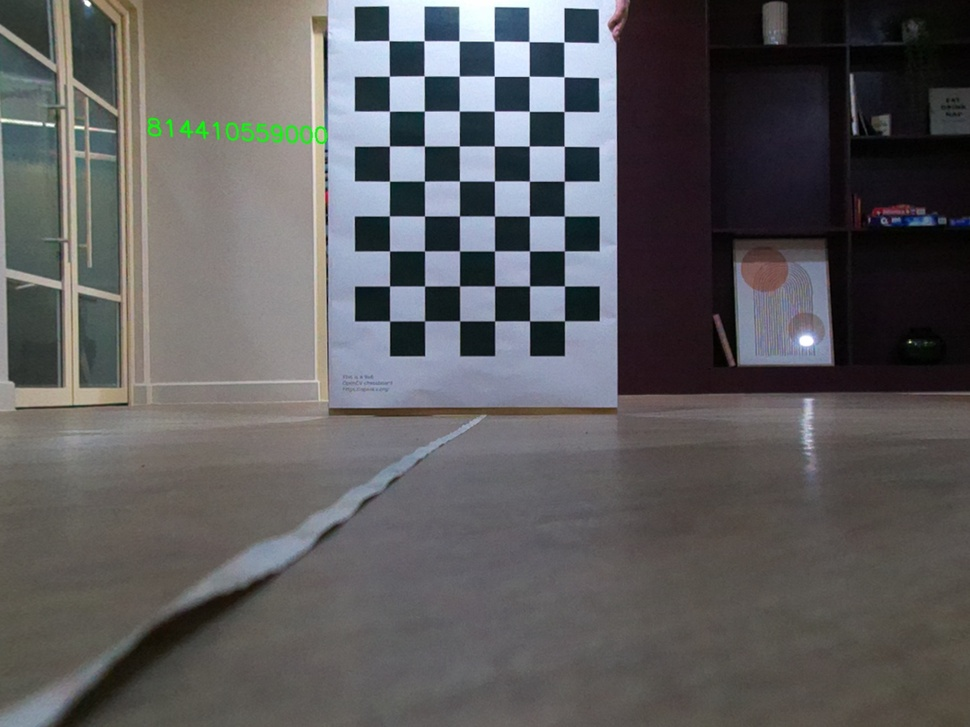
#> input picture peripheral_code/Reconstruct3DModelDevelopment/archive/stereo_calibration/test_left.jpeg, 970 x 727 px, shrunk from 1440 x 1080 before the run
$ jupyter execute stereo_measurements.ipynb
#> lines starting #> are read from the running program, lines starting #| are printed output that depends on the picture; after the words box and inside, x2 and y2 are one past the last pixel; in counts of white or black regions, pixels touching at a corner belong together; long printed decimals are rounded
[cell 1]
import cv2
import numpy as np

[cell 2]
left_rectified  = cv2.imread(r'./test_left.jpeg')
#> left_rectified is the input picture: shape (727, 970, 3); mean B, G, R 92.7, 91.6, 92.8
right_rectified  = cv2.imread(r'./test_right.jpeg')
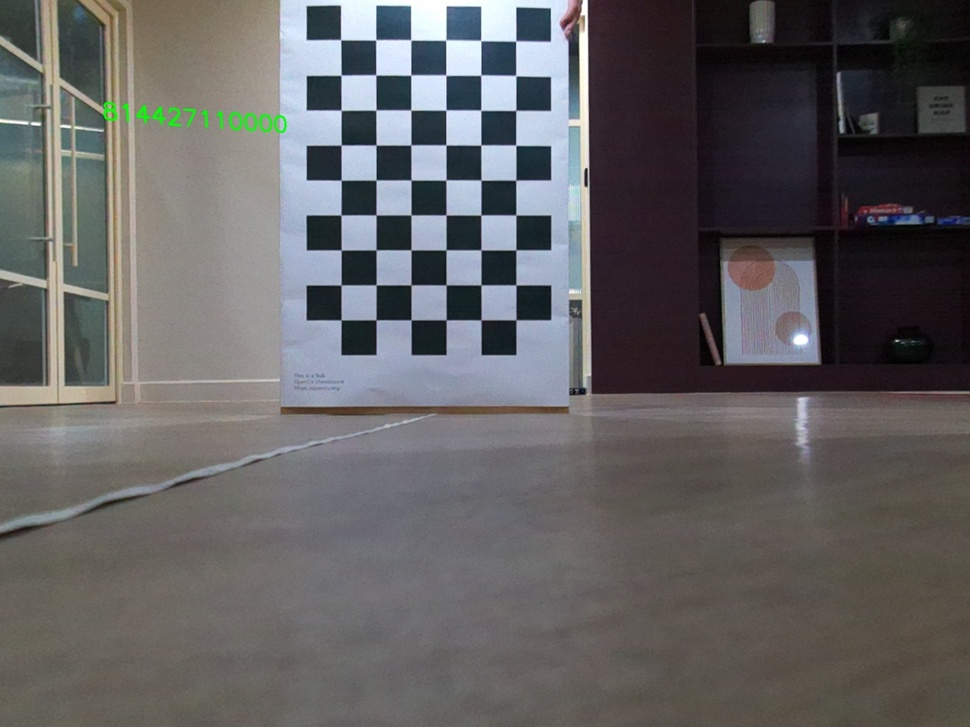
#> input picture peripheral_code/Reconstruct3DModelDevelopment/archive/stereo_calibration/test_right.jpeg, 970 x 727 px, shrunk from 1440 x 1080 before the run
#> right_rectified is the input picture: shape (727, 970, 3); mean B, G, R 97.6, 96.8, 98.3

PATTERN_SIZE = (9,6)
criteria = (cv2.TERM_CRITERIA_EPS+cv2.TERM_CRITERIA_MAX_ITER, 30, 1e-3)

res_left, corners_left = cv2.findChessboardCorners(left_rectified, PATTERN_SIZE)
#> res_left = True; corners_left = 54 rows, first 8: [564, 41.92], [564.1, 76.88], [564, 111.5], [564.3, 146.2], [564.3, 181.2], [564.3, 216.2], [564.3, 250.9], [564.5, 286]
res_right, corners_right = cv2.findChessboardCorners(right_rectified, PATTERN_SIZE)
#> res_right = True; corners_right = 54 rows, first 8: [515.7, 41.02], [515.9, 75.75], [515.6, 110.5], [515.8, 145.2], [515.7, 180.3], [515.8, 215], [515.9, 249.8], [515.9, 284.9]


cv2.drawChessboardCorners(left_rectified, (9,6), corners_left, res_left)
#> left_rectified: shape (727, 970, 3); 1.89% of pixels changed, all inside (x1, y1, x2, y2) = (383, 35, 572, 328)
cv2.drawChessboardCorners(right_rectified, (9,6), corners_right, res_right)
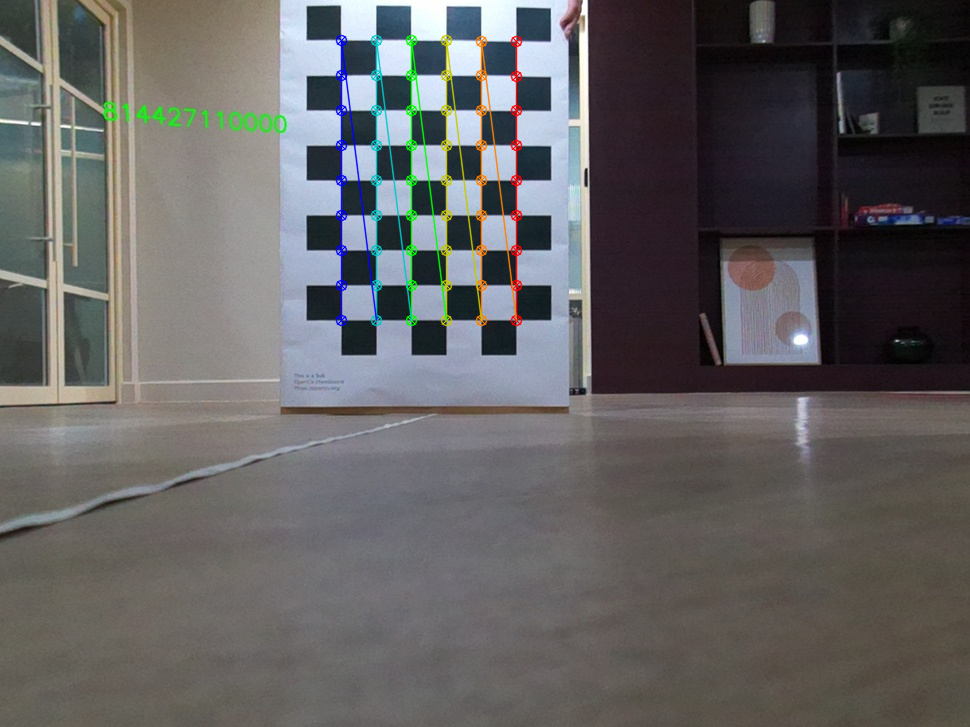
#> right_rectified: shape (727, 970, 3); 1.89% of pixels changed, all inside (x1, y1, x2, y2) = (335, 34, 523, 327)


x = int(corners_left[0][0][0])
#> x = 564
y = int(corners_left[0][0][1])
#> y = 41
cv2.circle(left_rectified, (x, y), 4, (255, 255, 255), 2, 2)
#> left_rectified: shape (727, 970, 3); mean B, G, R 92.2, 91.8, 92.8
x = int(corners_left[1][0][0])
y = int(corners_left[1][0][1])
#> y = 76
cv2.circle(left_rectified, (x, y), 4, (0, 255, 255), 2, 2)
#> left_rectified: shape (727, 970, 3); mean B, G, R 92.1, 91.8, 92.8
print(x, y)
#| 564 76
x = int(corners_right[0][0][0])
#> x = 515
y = int(corners_right[0][0][1])
#> y = 41
cv2.circle(right_rectified, (x, y), 4, (255, 255, 255), 2, 2)
#> right_rectified: shape (727, 970, 3); 0.01% of pixels changed, all inside (x1, y1, x2, y2) = (510, 36, 521, 47)
x = int(corners_right[1][0][0])
y = int(corners_right[1][0][1])
#> y = 75
cv2.circle(right_rectified, (x, y), 4, (0, 255, 255), 2, 2)
#> right_rectified: shape (727, 970, 3); mean B, G, R 97, 97, 98.3
print(x, y)
#| 515 75
cv2.imshow('left_rectified', left_rectified)
cv2.imshow('right_rectified', right_rectified)
cv2.waitKey(0)
cv2.destroyAllWindows()

[cell 3]
left_rectified  = cv2.imread(r'./Test4_left.jpeg')
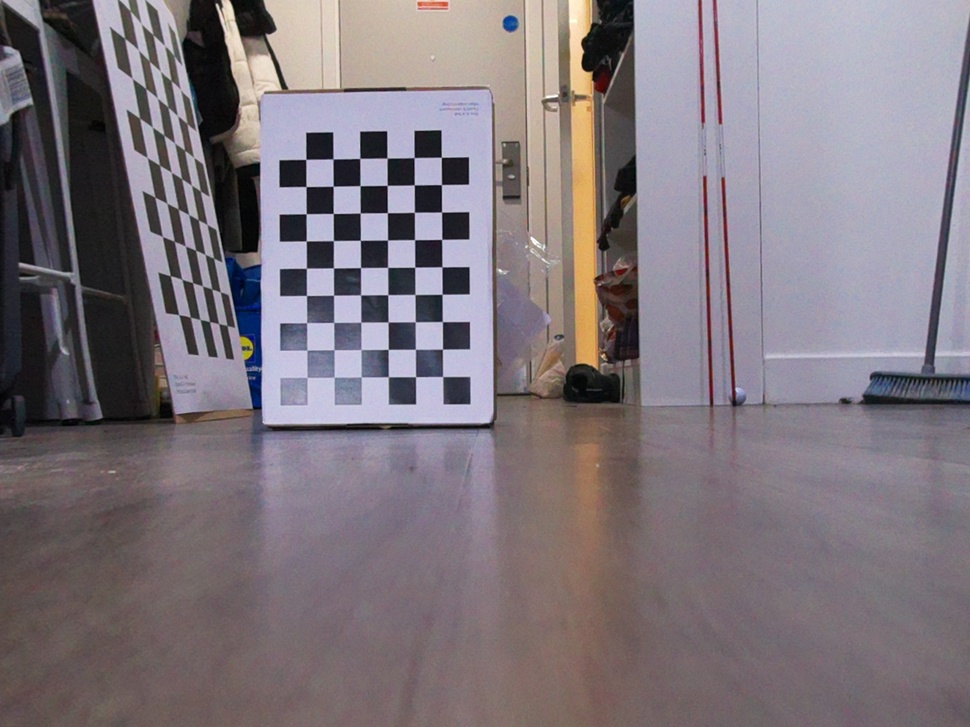
#> input picture peripheral_code/Reconstruct3DModelDevelopment/archive/stereo_calibration/Test4_left.jpeg, 970 x 727 px, shrunk from 1440 x 1080 before the run
#> left_rectified is the input picture: shape (727, 970, 3); mean B, G, R 124.2, 117.5, 126.3
right_rectified  = cv2.imread(r'./Test4_right.jpeg')
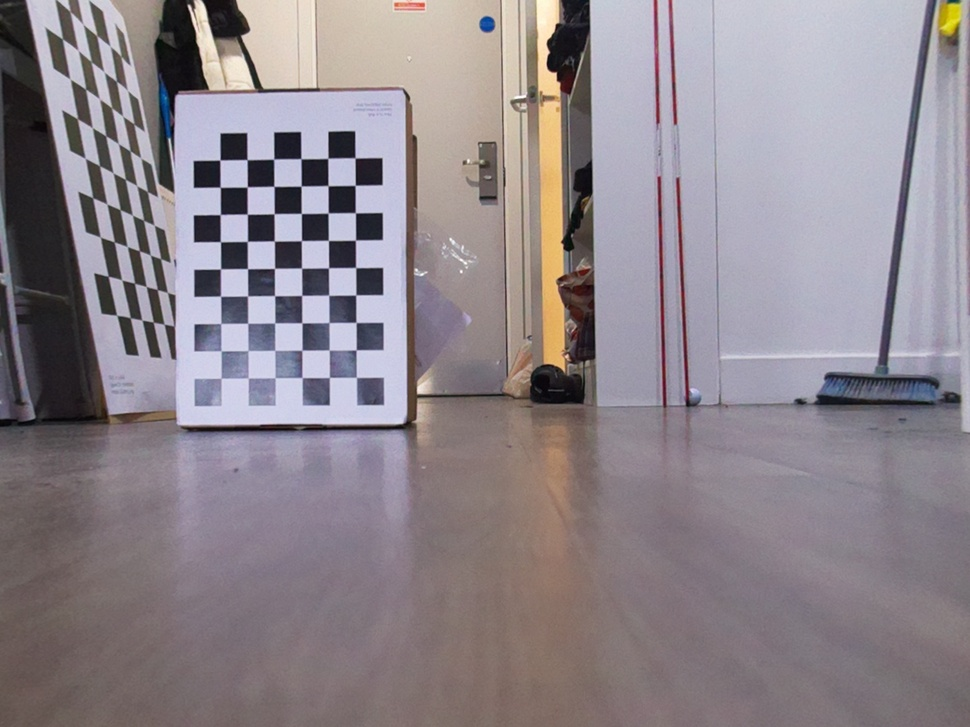
#> input picture peripheral_code/Reconstruct3DModelDevelopment/archive/stereo_calibration/Test4_right.jpeg, 970 x 727 px, shrunk from 1440 x 1080 before the run
#> right_rectified is the input picture: shape (727, 970, 3); mean B, G, R 140.2, 133.7, 142

PATTERN_SIZE = (9,6)
criteria = (cv2.TERM_CRITERIA_EPS+cv2.TERM_CRITERIA_MAX_ITER, 30, 1e-3)

res_left, corners_left = cv2.findChessboardCorners(left_rectified, PATTERN_SIZE)
#> corners_left = 54 rows, first 8: [307.1, 377.5], [307, 350.1], [306.5, 322.7], [306.5, 295.5], [306.3, 268.3], [306.2, 241], [306.2, 213.8], [306, 186.6]
res_right, corners_right = cv2.findChessboardCorners(right_rectified, PATTERN_SIZE)
#> corners_right = 54 rows, first 8: [221.1, 378.2], [221.2, 350.9], [220.7, 323.5], [220.5, 296.2], [220.5, 268.9], [220.5, 241.7], [220.3, 214.5], [220.1, 187.2]


cv2.drawChessboardCorners(left_rectified, (9,6), corners_left, res_left)
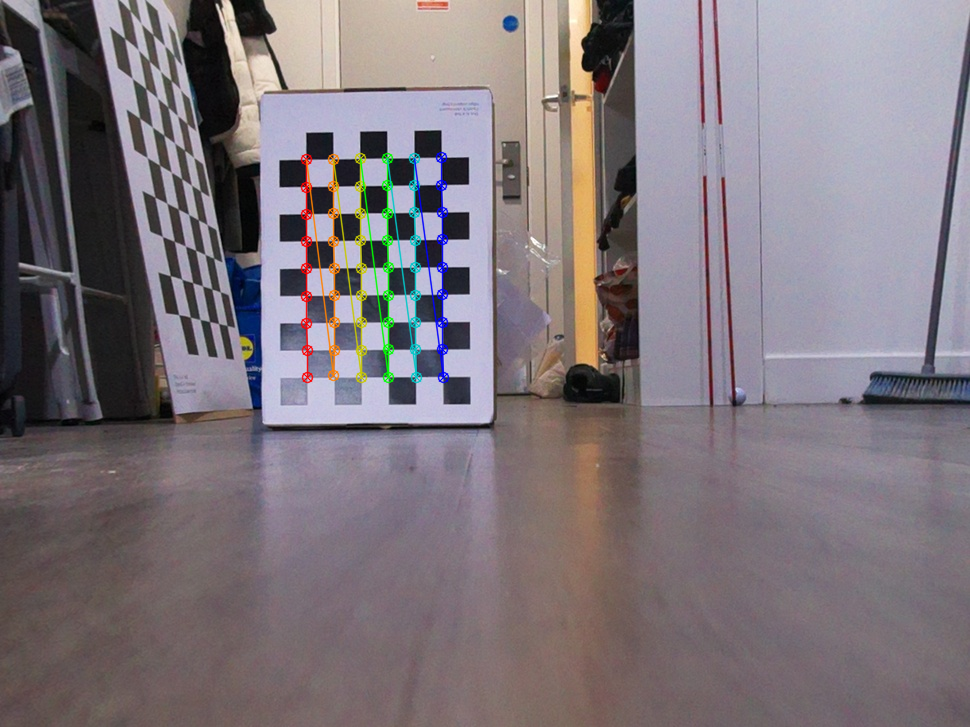
#> left_rectified: shape (727, 970, 3); 1.59% of pixels changed, all inside (x1, y1, x2, y2) = (300, 151, 450, 384)
cv2.drawChessboardCorners(right_rectified, (9,6), corners_right, res_right)
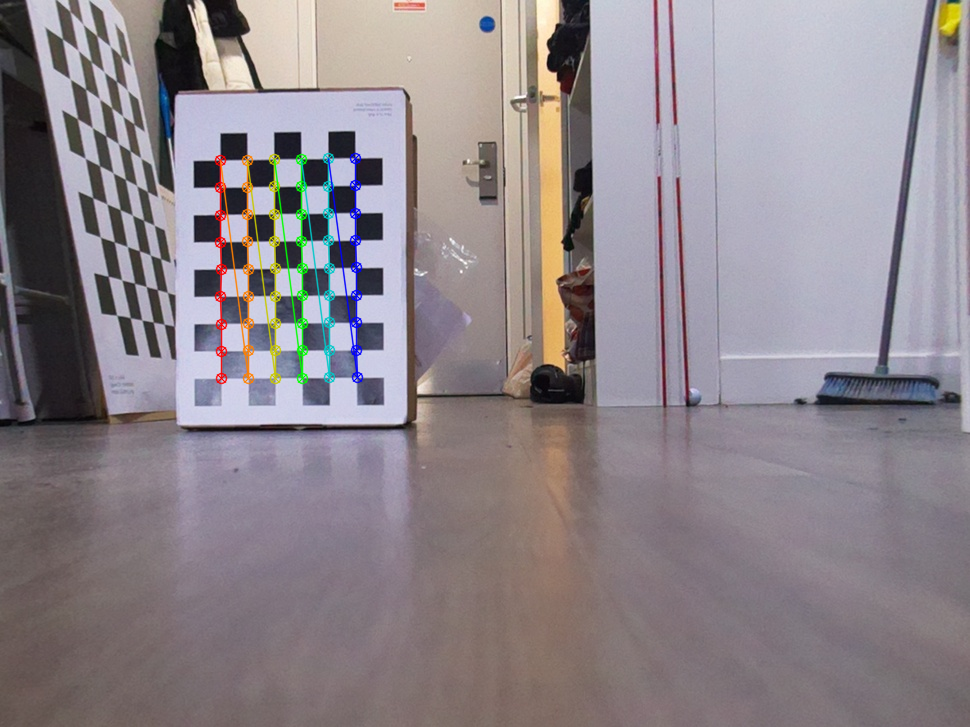
#> right_rectified: shape (727, 970, 3); 1.59% of pixels changed, all inside (x1, y1, x2, y2) = (214, 152, 364, 385)


x = int(corners_left[0][0][0])
#> x = 307
y = int(corners_left[0][0][1])
#> y = 377
cv2.circle(left_rectified, (x, y), 4, (255, 255, 255), 2, 2)
#> left_rectified: shape (727, 970, 3); 0.01% of pixels changed, all inside (x1, y1, x2, y2) = (302, 372, 313, 383)
x = int(corners_left[1][0][0])
#> x = 306
y = int(corners_left[1][0][1])
#> y = 350
cv2.circle(left_rectified, (x, y), 4, (0, 255, 255), 2, 2)
#> left_rectified: shape (727, 970, 3); mean B, G, R 123.7, 117.7, 126.2
print(x, y)
#| 306 350
x = int(corners_right[0][0][0])
#> x = 221
y = int(corners_right[0][0][1])
#> y = 378
cv2.circle(right_rectified, (x, y), 4, (255, 255, 255), 2, 2)
#> right_rectified: shape (727, 970, 3); 0.01% of pixels changed, all inside (x1, y1, x2, y2) = (216, 373, 227, 384)
x = int(corners_right[1][0][0])
y = int(corners_right[1][0][1])
#> y = 350
cv2.circle(right_rectified, (x, y), 4, (0, 255, 255), 2, 2)
#> right_rectified: shape (727, 970, 3); mean B, G, R 139.5, 133.7, 141.8
print(x, y)
#| 221 350
cv2.imshow('left_rectified', left_rectified)
cv2.imshow('right_rectified', right_rectified)
cv2.waitKey(0)
cv2.destroyAllWindows()

https://courses.cs.washington.edu/courses/cse455/09wi/Lects/lect16.pdf

[cell 4]
focal_length_px = 1.81775939e+03 # in px
baseline = 9 # in cm

[cell 5]
xr = corners_right[0][0][0]
#> xr = 221.1
xl = corners_left[0][0][0]
#> xl = 307.1
yr = corners_right[0][0][1]
#> yr = 378.2
yl = corners_left[0][0][1]
#> yl = 377.5

(xl, yl), (xr, yr)
#> Out = ((307.1, 377.5), (221.1, 378.2))

[cell 6]
xr = corners_right[1][0][0]
#> xr = 221.2
xl = corners_left[1][0][0]
#> xl = 307
yr = corners_right[1][0][1]
#> yr = 350.9
yl = corners_left[1][0][1]
#> yl = 350.1

(xl, yl), (xr, yr)
#> Out = ((307, 350.1), (221.2, 350.9))

[cell 7]
xr = corners_right[0][0][0]
#> xr = 221.1
xl = corners_left[0][0][0]
#> xl = 307.1
yr = corners_right[0][0][1]
#> yr = 378.2
yl = corners_left[0][0][1]
#> yl = 377.5
horizontal_diff_in_px = xl-xr
#> horizontal_diff_in_px = 85.92
print('horizontal disparity in pixels:',round(horizontal_diff_in_px))
#| horizontal disparity in pixels: 86


z1 = (focal_length_px*baseline)/horizontal_diff_in_px
#> z1 = 190.4
x1 = (xl*z1)/focal_length_px
#> x1 = 32.16
y1 = (yl*z1)/focal_length_px
#> y1 = 39.54

print("x: ",x1, "cm")
#| x:  32.164 cm
print("y ",y1, "cm")
#| y  39.541 cm
print("z: ", z1 ,"cm")
#| z:  190.402 cm

[cell 8]
xr = corners_right[1][0][0]
#> xr = 221.2
xl = corners_left[1][0][0]
#> xl = 307
yr = corners_right[1][0][1]
#> yr = 350.9
yl = corners_left[1][0][1]
#> yl = 350.1
horizontal_diff_in_px = xl-xr
#> horizontal_diff_in_px = 85.76
print('horizontal disparity in pixels:',round(horizontal_diff_in_px))
#| horizontal disparity in pixels: 86
z2 = (focal_length_px*baseline)/horizontal_diff_in_px
#> z2 = 190.8
x2 = (xl*z2)/focal_length_px
#> x2 = 32.21
y2 = (yl*z2)/focal_length_px
#> y2 = 36.75

print("x: ",x2, "cm")
#| x:  32.215 cm
print("y ",y2, "cm")
#| y  36.748 cm
print("z: ", z2 ,"cm")
#| z:  190.772 cm

[cell 9]
x_delta = (x2-x1)
#> x_delta = 0.0509
y_delta = (y2-y1)
#> y_delta = -2.79
z_delta = (z2-z1)
#> z_delta = 0.371

x_delta, y_delta, z_delta
#> Out = (0.0509, -2.79, 0.371)

[cell 10]
np.sqrt((x_delta**2) +(y_delta**2)+(z_delta**2))
#> Out = 2.82
